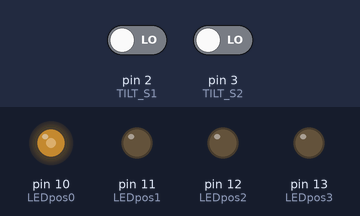
Simulated run of this sketch. Board: Arduino Uno, built with avr-gcc and run on an emulated ATmega328P. On the bench: output pins drawn as LEDs (lit = HIGH). The inputs (shaded band) are chosen by the test bench; at power-on: pin 2 (TILT_S1) LOW, pin 3 (TILT_S2) LOW.

Above: at 1.2 s.
1.3 s: pin 2 (TILT_S1) driven HIGH
At 1.8 s:
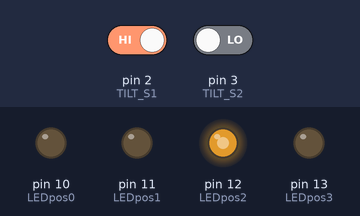
2.8 s: pin 3 (TILT_S2) driven HIGH
At 3.4 s:
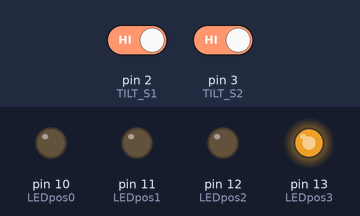
4.3 s: pin 2 (TILT_S1) driven LOW
At 5.2 s:
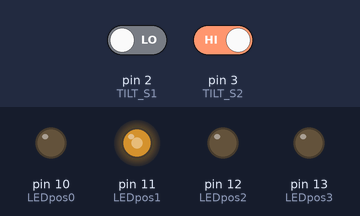
5.8 s: pin 3 (TILT_S2) driven LOW
At 6.8 s:
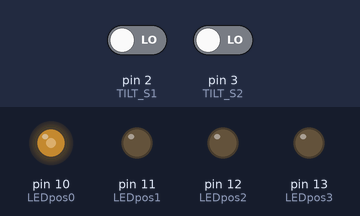
7.3 s: pin 2 (TILT_S1) driven HIGH
At 8.5 s:
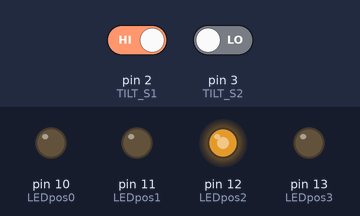
8.8 s: pin 2 (TILT_S1) driven LOW
At 9.1 s:
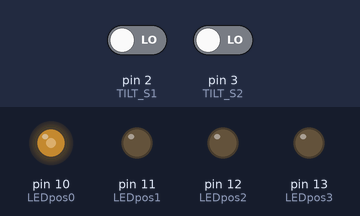
Timing chart, 0 to 11.3 s (numbered marks = the images above; inputs shaded):
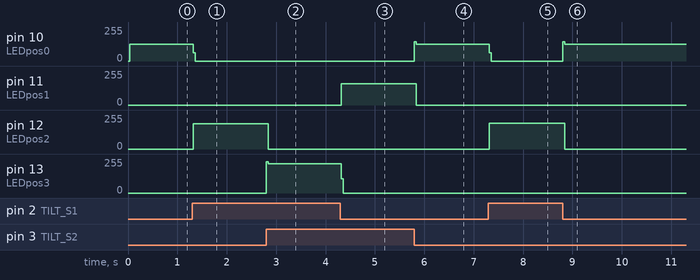

Measured:
- after the input at 1.3 s, pin 10 (LEDpos0): 125/255 → 0/255 at once; pin 12 (LEDpos2): 0/255 → 190/255 at once
- after the input at 2.8 s, pin 12 (LEDpos2): 190/255 → 0/255 at once; pin 13 (LEDpos3): 0/255 → 218/255 at once
- after the input at 4.3 s, pin 11 (LEDpos1): 0/255 → 159/255 at once; pin 13 (LEDpos3): 218/255 → 0/255 at once
- after the input at 5.8 s, pin 10 (LEDpos0): 0/255 → 125/255 at once; pin 11 (LEDpos1): 159/255 → 0/255 at once
- after the input at 7.3 s, pin 10 (LEDpos0): 125/255 → 0/255 at once; pin 12 (LEDpos2): 0/255 → 192/255 at once
- after the input at 8.8 s, pin 10 (LEDpos0): 0/255 → 125/255 at once; pin 12 (LEDpos2): 192/255 → 0/255 at once

The sketch:

tilt.ino
```cpp
/*
  Reads RPI-1031 tilt sensor and lights one of four LEDs based on current tilt.

  Sven van Haastregt, 2012
 */

// LED ports
int LEDpos0 = 10;
int LEDpos1 = 11;
int LEDpos2 = 12;
int LEDpos3 = 13;

// Tilt sensor data ports (S1 and S2)
int TILT_S1 = 2;
int TILT_S2 = 3;

void setup() {
  pinMode(TILT_S1, INPUT);
  pinMode(TILT_S2, INPUT);
  pinMode(LEDpos0, OUTPUT);
  pinMode(LEDpos1, OUTPUT);
  pinMode(LEDpos2, OUTPUT);
  pinMode(LEDpos3, OUTPUT);
}

// Flashes all LEDs
void testLEDs() {
  digitalWrite(LEDpos0, HIGH);
  digitalWrite(LEDpos1, HIGH);
  digitalWrite(LEDpos2, HIGH);
  digitalWrite(LEDpos3, HIGH);
  delay(1000);              // wait for a second
  digitalWrite(LEDpos0, LOW);
  digitalWrite(LEDpos1, LOW);
  digitalWrite(LEDpos2, LOW);
  digitalWrite(LEDpos3, LOW);
  delay(1000);              // wait for a second
}

// Lights LED corresponding to position v (0 <= v <= 3)
void showPosition(int v) {
  digitalWrite(LEDpos0, LOW);
  digitalWrite(LEDpos1, LOW);
  digitalWrite(LEDpos2, LOW);
  digitalWrite(LEDpos3, LOW);

  if (v == 0) {
    digitalWrite(LEDpos0, HIGH);
  }
  else if (v == 1) {
    digitalWrite(LEDpos1, HIGH);
  }
  else if (v == 2) {
    digitalWrite(LEDpos2, HIGH);
  }
  else {
    digitalWrite(LEDpos3, HIGH);
  }
}

// Returns tilt (0 <= tilt <= 3)
int getTilt() {
  int s1 = digitalRead(TILT_S1);
  int s2 = digitalRead(TILT_S2);
  return (s1<<1) | s2;
}

void loop() {
  showPosition(getTilt());
}
```
